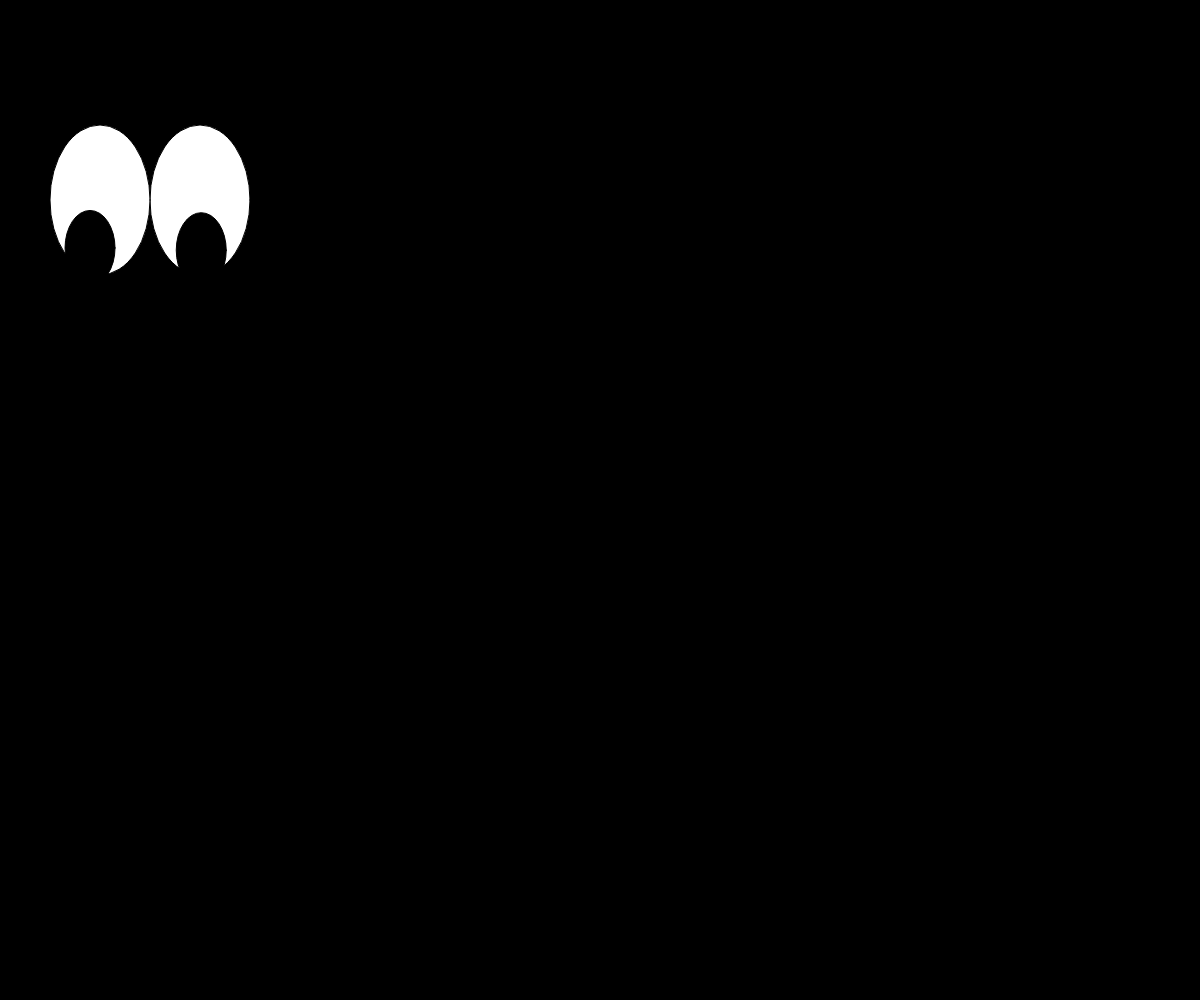
Frame 1 (no input)
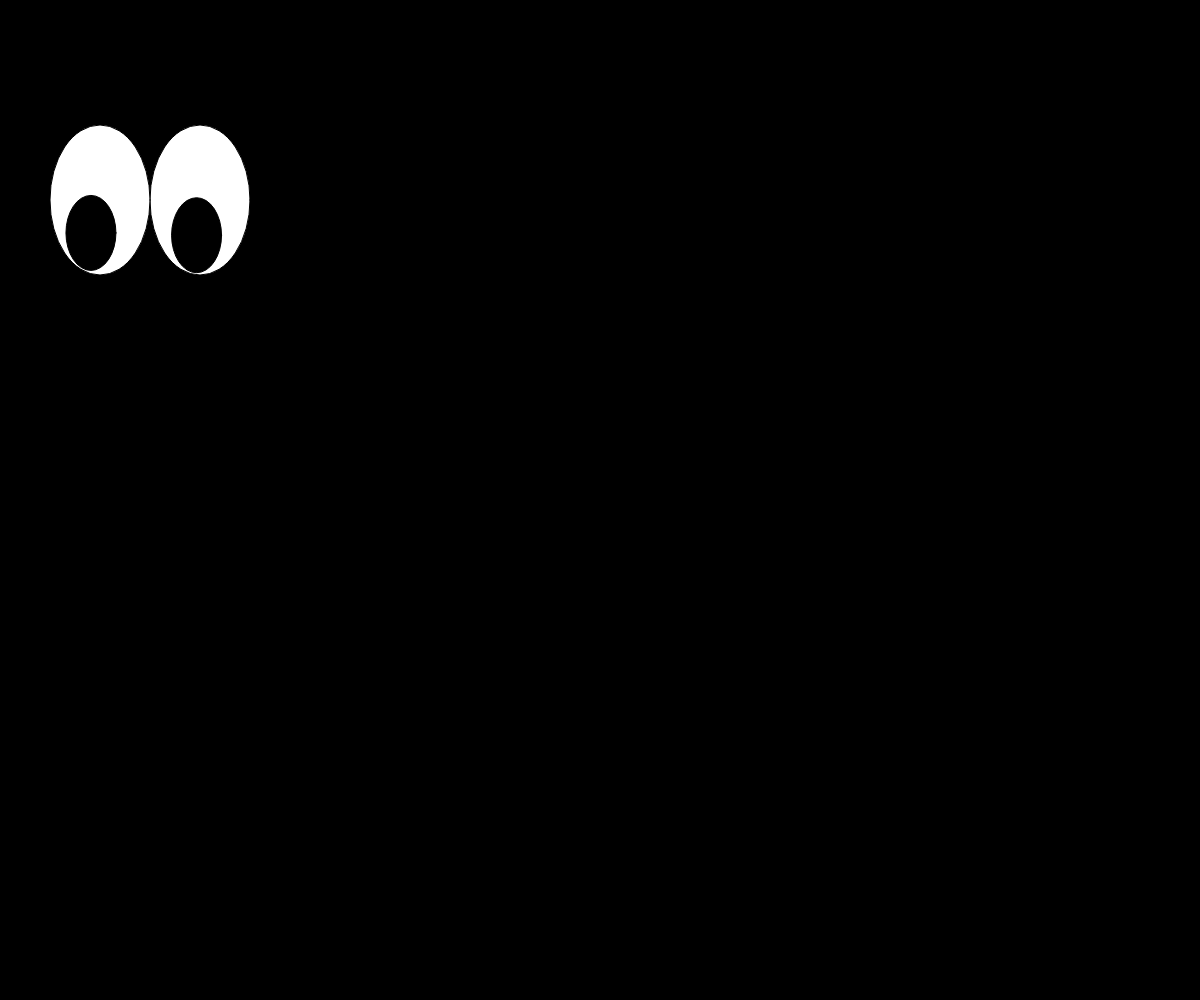
Frame 60 (no input)
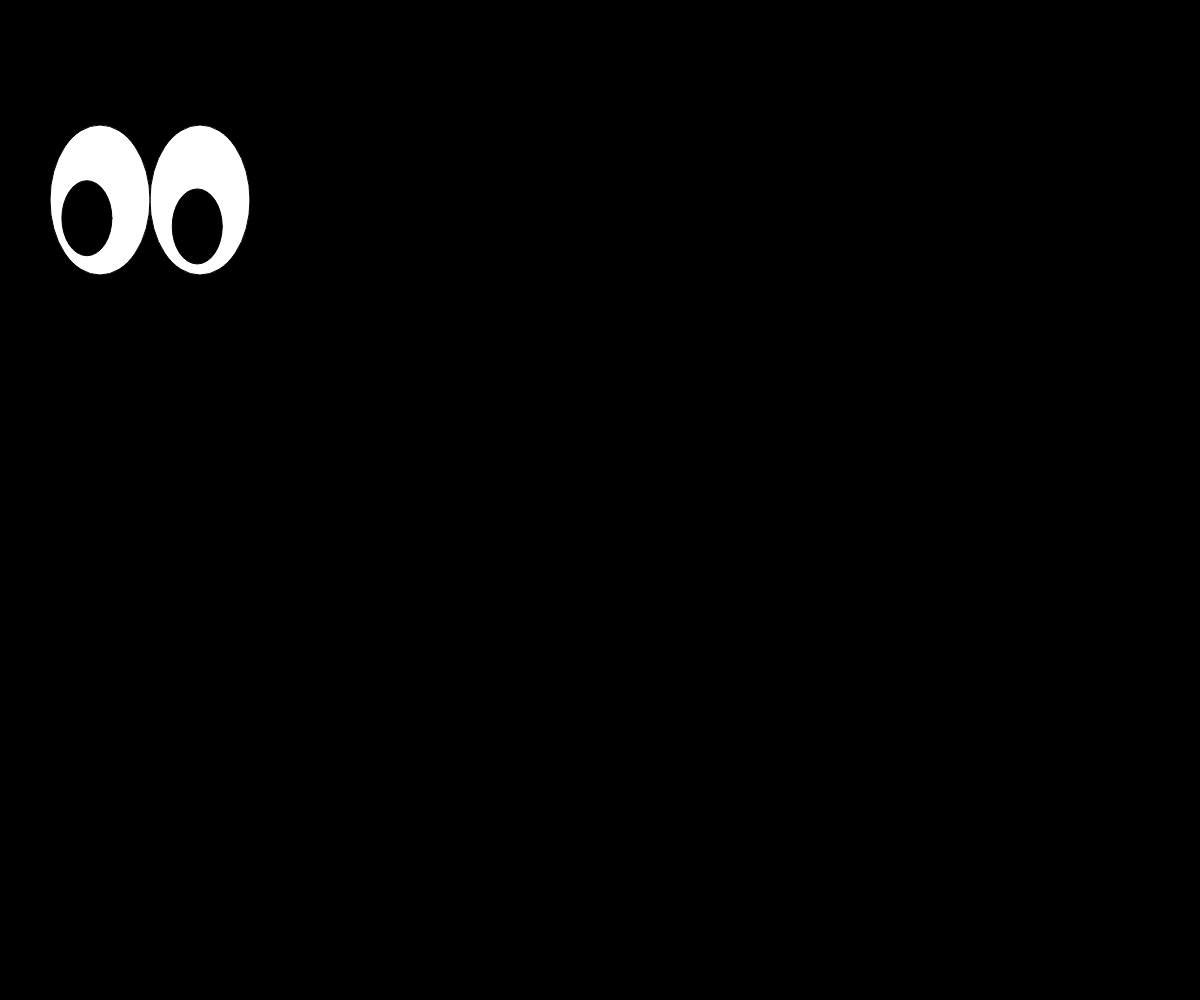
Frame 120 (the mouse pressed at the canvas centre since frame 60)

The p5.js sketch that drew these frames (run headless with seeded random() and noise() and a simulated clock; from frame 60 on, the mouse is pressed at the canvas centre):

// p5.js sketch
// ── sketch.js
//noise
//eye ball

function setup() {
  createCanvas(windowWidth, windowHeight);
  angleMode(DEGREES);
  colorMode(HSB);

  // to make the eyes look in the same direction
  //set r and t values the same numbers
  //to have them look differently, set different r and t values
  eye1 = new EyeBall(200, 200, 100, 150, 0, 100);
  eye2 = new EyeBall(100, 200, 100, 150, 0, 200);
}

function draw() {
  background(0);
  eye1.display();
  eye2.display();
}

class EyeBall {
  constructor(x, y, w, h, r, t) {
    this.x = x;
    this.y = y;
    this.w = w;
    this.h = h;

    this.speed = 0.005;
    this.noiseR = r;
    this.noiseT = t;
  }

  display() {
    push();
    translate(this.x, this.y);

    fill(255);
    ellipse(0, 0, this.w, this.h);

    let eyeTheta = noise(this.noiseT) * 360; //angle from 0 to 360
    let eyeXRadius = (noise(this.noiseR) * this.w) / 2;
    let eyeYRadius = (noise(this.noiseR) * this.h) / 2;

    let eyeX = cos(eyeTheta) * eyeXRadius;
    let eyeY = sin(eyeTheta) * eyeYRadius;

    fill(0);
    ellipse(eyeX, eyeY, this.w / 2, this.h / 2);

    this.noiseR += this.speed;
    this.noiseT += this.speed;
    pop();
  }
}
